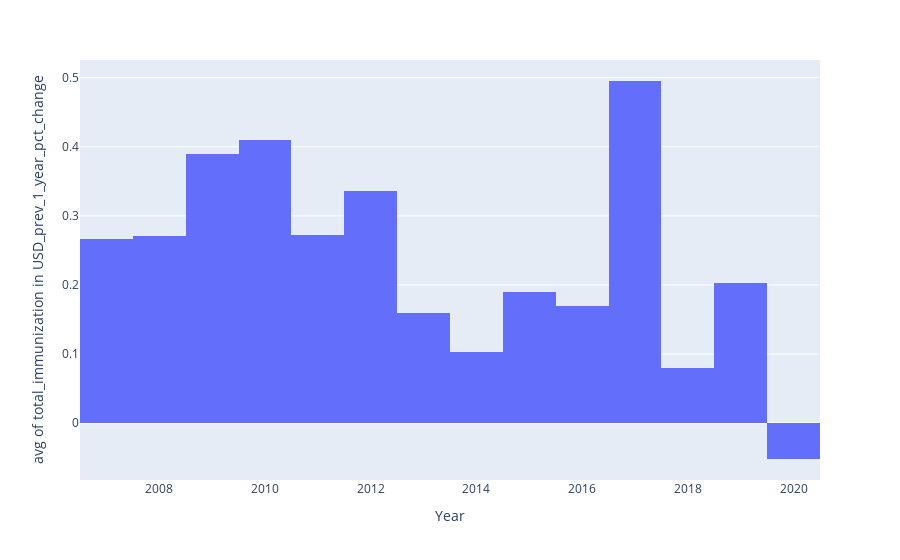

Notebook code for this chart:
### Code cell
fig = px.histogram(merged_df.dropna(subset=['total_immunization in USD_prev_1_year_pct_change']), x='Year', histfunc='avg', y='total_immunization in USD_prev_1_year_pct_change')
fig

### Figure 1 — Plotly figure (JSON) as saved in the notebook; plotly's stock layout.template omitted (floating-point values rounded to 4 significant figures; data arrays with more than 128 entries replaced by an {"elided": "..."} marker saying what was removed)
{"data": [{"alignmentgroup": "True", "bingroup": "x", "histfunc": "avg", "hovertemplate": "Year=%{x}<br>avg of total_immunization in USD_prev_1_year_pct_change=%{y}<extra></extra>", "legendgroup": "", "marker": {"color": "#636efa", "pattern": {"shape": ""}}, "name": "", "offsetgroup": "", "orientation": "v", "showlegend": false, "type": "histogram", "x": {"elided": "1169 str values"}, "xaxis": "x", "y": {"elided": "1169 float values"}, "yaxis": "y"}], "layout": {"barmode": "relative", "legend": {"tracegroupgap": 0}, "margin": {"t": 60}, "xaxis": {"anchor": "y", "domain": [0, 1], "title": {"text": "Year"}}, "yaxis": {"anchor": "x", "domain": [0, 1], "title": {"text": "avg of total_immunization in USD_prev_1_year_pct_change"}}}}
